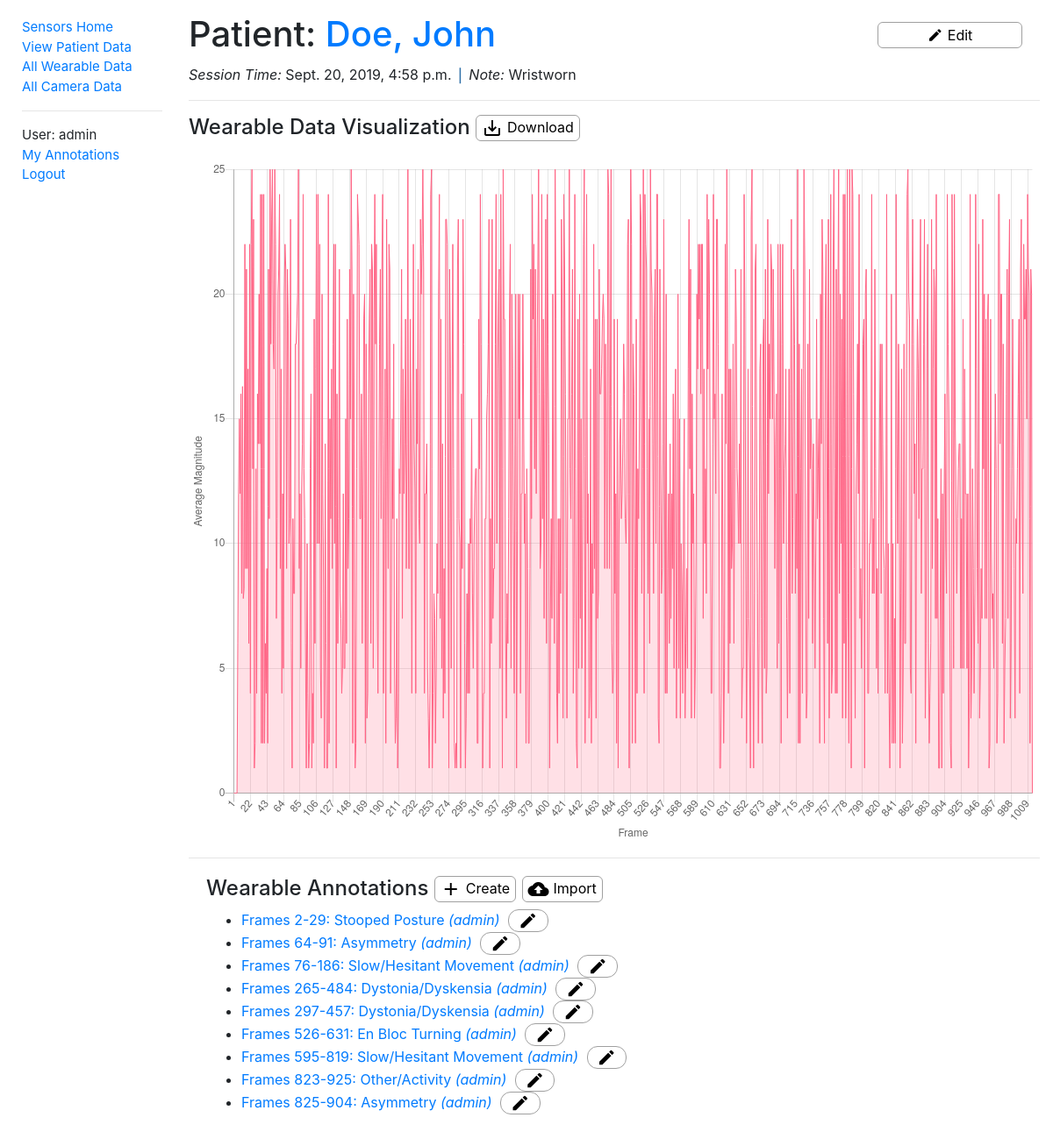
Page /sensors/wearabledata/e1057f893f6e4372bf6e419a2c1a1022 (signed in) on the earlier database version.
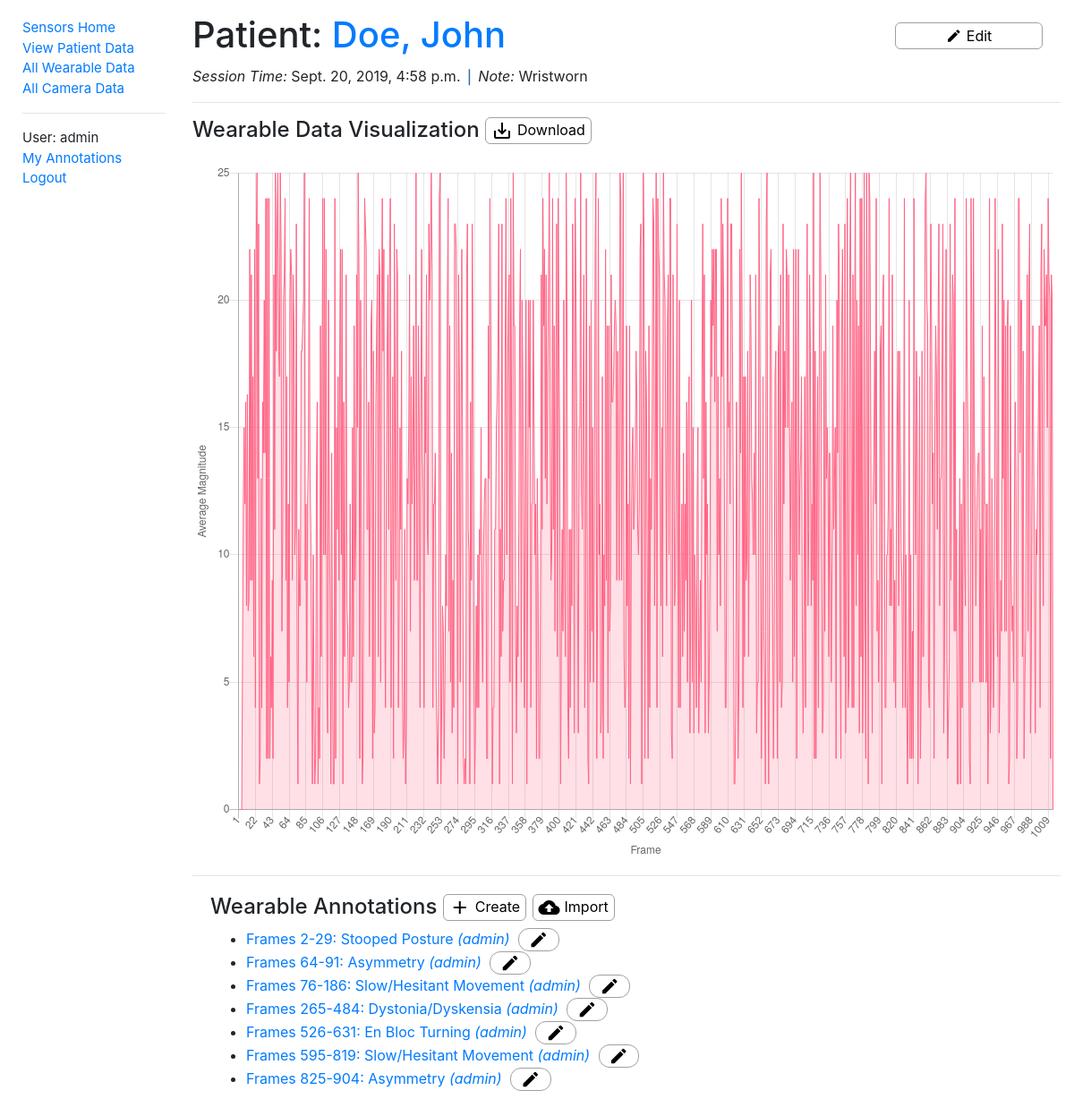
Same page on the later database version.
### sensors/models.py (models this page shows, shortened)
class WearableAnnotation(models.Model):
    id = models.AutoField(primary_key=True)
    wearable = models.ForeignKey('WearableData', on_delete=models.CASCADE, null=True,  related_name='w_annotations')
    frame_begin = models.PositiveIntegerField()
    frame_end = models.PositiveIntegerField()
    annotator = models.ForeignKey(User, on_delete=models.SET_NULL, null=True)
    annotation = models.CharField(
        max_length=3,
        choices=ANNOTATION,
        default='oth',
        help_text='PD Symptom',
    )
    note = models.CharField(max_length=500, help_text='Note regarding annotation', null=True, blank=True)
    class Meta:
        ordering = ['frame_begin']
        permissions = (("can_alter_wearableannotation", "Can create or edit wearable annotations."),)

### sensors/views.py (the view)
# urls.py: re_path(r'^wearabledata/(?P<pk>[\w-]+)$', views.WearableDataDetailView.as_view(), name='wearabledata-detail'),
class WearableDataDetailView(LoginRequiredMixin, generic.DetailView):
    model = WearableData

### sensors/context_processors.py (called while the page is built)
def extra_context(request):
    return {'media_url': settings.MEDIA_URL}

### sensors/models.py (called while the page is built)
    def get_absolute_url(self):
        return reverse('patientdata-detail', args=[str(self.id)])

    def __str__(self):
        return f'{self.last_name}, {self.first_name}'

### sensors/templates/sensors/wearabledata_detail.html (shortened to what this page needs)
{% extends "base.html" %}
{% block content %}
  <div class="titleText">
    <h1>Patient:
      <a href="{{ wearabledata.patient.get_absolute_url }}" data-toggle="tooltip" data-placement="bottom"
         data-trigger="hover" title="Link to patient data page">{{ wearabledata.patient }}
      </a>
    </h1>
    {% if perms.sensors.can_alter_wearabledata %}
      <button id="edit" class="titleButton controlButtonXL" data-toggle="tooltip" data-placement="bottom"
              data-trigger="hover" title="Edit Wearable Data"
              onclick='window.location.href="{% url 'edit-wearabledata' wearabledata.id %}"'>
        <i class="material-icons buttonIconS">create</i>
        <span class="buttonText">Edit</span>
      </button>
    {% endif %}
  </div>
  <p><em>Session Time:</em> {{ wearabledata.time }}
    <span class="vert-divider">|</span> <em>Note:</em> {{ wearabledata.note }}
  </p>
  <hr>
  <h4>Wearable Data Visualization
    <a id="download" download="{{ wearabledata.id }}.png">
      <button type="button" class="controlButtonS" data-toggle="tooltip"
              data-placement="bottom" data-trigger="hover" title="Download Visualization"
              onClick="download()"><i class="material-icons">save_alt</i>
        <span class="buttonText">Download</span>
      </button>
    </a>
  </h4>
  <canvas id="myChart" width="500" height="400" style="margin-top: 25px"></canvas>
  <hr>
  <div style="margin-left:20px;margin-top:20px">
    <h4>Wearable Annotations
      {% if perms.sensors.can_alter_wearableannotation %}
        <button type='button' class="controlButtonS" data-toggle="tooltip"
                data-placement="bottom" data-trigger="hover" title="Manually Create Annotation"
                onclick='window.location.href="{% url 'create-wearable-annotation' wearabledata.id %}"'>
          <i class="material-icons">add</i>
          <span class="buttonText">Create</span>
        </button>
      {% endif %}
      <button id="import" class="controlButtonS" data-toggle="tooltip" data-placement="bottom"
              onclick='window.location.href="{% url 'upload-wearable-annotations' wearabledata.id %}"'
              data-trigger="hover" title="Import Camera Annotations"><i class="material-icons">cloud_upload</i>
        <span class="buttonText">Import</span>
      </button>
    </h4>
    <ul>
      {% for annotation in wearabledata.w_annotations.all %}
        <li>
          <a href="{% url 'wearableannotation-detail' wearabledata.id annotation.id %}">
            Frames {{ annotation.frame_begin }}-{{ annotation.frame_end }}:
            {{ annotation.get_annotation_display }}
            <em>({{ annotation.annotator }})</em>
          </a>
          {% if user.is_authenticated %}
            {% if annotation.annotator == user %}
              <button id="annotation_{{ annotation.id }}_edit" class="controlButtonXS"
                      onclick='window.location.href="{% url 'edit-wearable-annotation' wearabledata.id annotation.id %}"'>
                <i class="material-icons buttonIcon" data-toggle="tooltip" data-placement="bottom" data-trigger="hover"
                   title="Edit annotation">edit</i>
              </button>
            {% endif %}
          {% endif %}
        </li>
      {% empty %}
        <p>There are no wearable annotations in the database.</p>
      {% endfor %}
    </ul>
  </div>
{% endblock %}
{% block javascript %}
  <script>
    function download() {
        let download = document.getElementById("download");
        let image = document.getElementById("myChart").toDataURL("image/png").replace("image/png", "image/octet-stream");
        download.setAttribute("href", image);
        //download.setAttribute("download","archive.png");
    }
  </script>
{% endblock %}

Differences in the rows shown:
removed WearableAnnotation: frame_begin "297", frame_end "457", annotation "Dystonia/Dyskensia", annotator "admin"
removed WearableAnnotation: frame_begin "823", frame_end "925", annotation "Other/Activity", annotator "admin"
